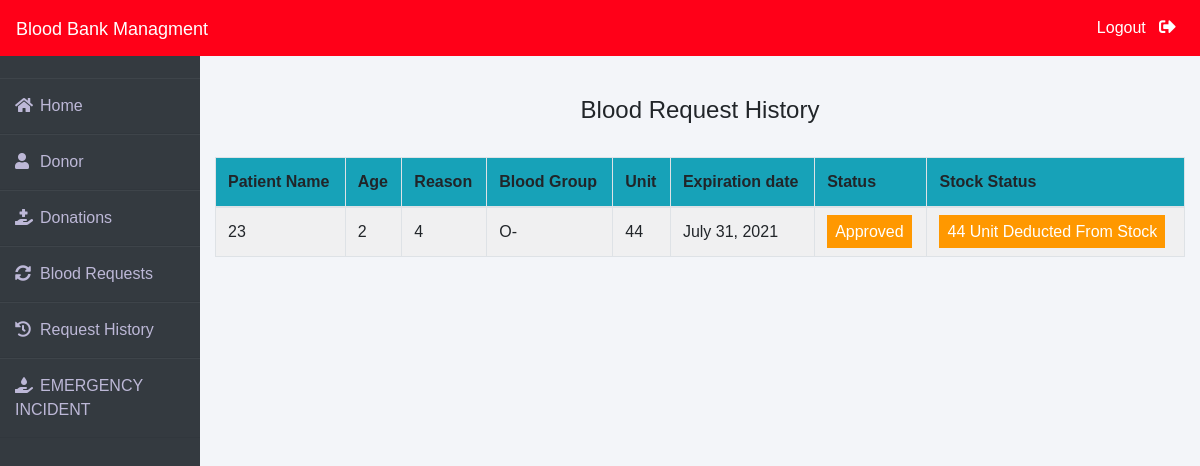
The app's page /admin-request-history (signed in) with its own data.
### blood/models.py (models this page shows, shortened)
class BloodRequest(models.Model):
    request_by_patient=models.ForeignKey(pmodels.Patient,null=True,on_delete=models.CASCADE)
    request_by_donor=models.ForeignKey(dmodels.Donor,null=True,on_delete=models.CASCADE)
    patient_name=models.CharField(max_length=30)
    patient_age=models.PositiveIntegerField()
    reason=models.CharField(max_length=500)
    bloodgroup=models.CharField(max_length=10)
    unit=models.PositiveIntegerField(default=0)
    status=models.CharField(max_length=20,default="Pending")
    date=models.DateField(default=datetime.datetime.now()+datetime.timedelta(days=42))

### blood/views.py (the view)
# urls.py: path('admin-request-history', views.admin_request_history_view,name='admin-request-history'),
@login_required(login_url='adminlogin')
def admin_request_history_view(request):
    requests=models.BloodRequest.objects.all().exclude(status='Pending')
    return render(request,'blood/admin_request_history.html',{'requests':requests})

### templates/blood/admin_request_history.html (shortened to what this page needs)
{% extends 'blood/adminbase.html' %}
{% block content %}
{% load widget_tweaks %}
{%load static%}
<head>
</head>
<br><br>
<div class="container">
    <H4 class="text-center">Blood Request History</H4><br>
    <table class="table table-light table-hover table-bordered table-striped">
        <thead class="bg-info">
            <tr>
                <th scope="col">Patient Name</th>
                <th scope="col">Age</th>
                <th scope="col">Reason</th>
                <th scope="col">Blood Group</th>
                <th scope="col">Unit</th>
                <th scope="col">Expiration date</th>
                <th scope="col">Status</th>
                <th scope="col">Stock Status</th>
            </tr>
        </thead>
        <tbody>
            {% for t in requests %}
            <tr>
                <td> {{t.patient_name}}</td>
                <td>{{t.patient_age}}</td>
                <td>{{t.reason}}</td>
                <td>{{t.bloodgroup}}</td>
                <td>{{t.unit}}</td>
                <td>{{t.date}}</td>
                {% if t.status == 'Approved' %}
                <td><span class="label warning"> Approved</span></td>
                <td><span class="label warning"> {{t.unit}} Unit Deducted From Stock</span></td>
                {% else %}
                <td><span class="label success">Rejected</span></td>
                <td><span class="label success"> 0 Unit Deducted From Stock</span></td>
                {% endif %}
            </tr>
            {% endfor %}
        </tbody>
    </table>
</div>
{% endblock content %}

### templates/blood/adminbase.html (style rules this page uses)
* { margin: 0; padding: 0; box-sizing: border-box; list-style: none; text-decoration: none; font-family: 'Josefin Sans', sans-serif; }
body { background-color: #f3f5f9; }

### templates/blood/admin_request_history.html (style rules this page uses)
.label { color: white; padding: 8px; }
.warning { background-color: #ff9800; }

### records on screen
BloodRequest: patient_name "23", patient_age "2", reason "4", bloodgroup "O-", unit "44", date "July 31, 2021"
